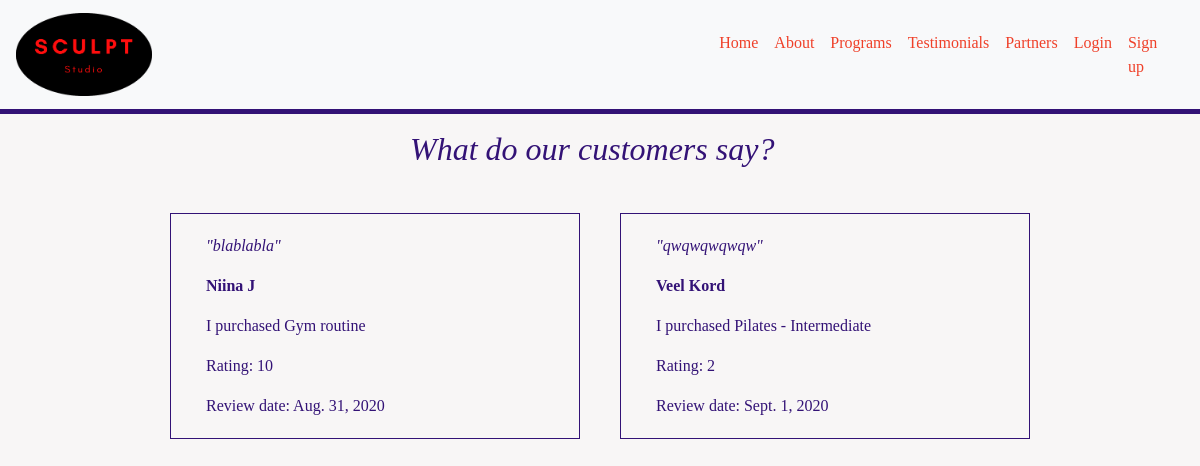
Page /testimonials/ on the committed database.
### testimonials/models.py (models this page shows, shortened)
class Testimonials(models.Model):
    class Meta():
        verbose_name_plural = 'Testimonials'
    user = models.OneToOneField(User, on_delete=models.CASCADE, null=False)
    program_id = models.OneToOneField(Programs, on_delete=models.CASCADE, null=True)
    review = models.TextField(max_length=2064)
    score = models.PositiveIntegerField(default=0, choices=([i,i] for i in range(11)))
    date = models.DateField(default=timezone.now)

### programs/models.py (models this page shows)
class Programs(models.Model):
    class Meta:
        verbose_name_plural = 'Programs'
    name = models.CharField(max_length=100)
    type = models.CharField(max_length=100)
    description = models.TextField()
    price = models.DecimalField(max_digits=6, decimal_places=2)
    def __str__(self):
        return self.name

### testimonials/views.py (the view)
# urls.py: path('testimonials/', include('testimonials.urls')),
def testimonials(request):
    testimonials = Testimonials.objects.all()
    context = {
        'testimonials': testimonials
    }
    return render(request, 'testimonials/testimonials.html', context)

### cart/contexts.py (called while the page is built, shortened)
def cart_content(request):
    cart_content = []
    program_count = 1
    total = 0
    cart = request.session.get('cart', {})
    context = {
        'cart_content': cart_content,
        'program_count': program_count,
        'total': total
    }
    return context

### testimonials/templates/testimonials/testimonials.html (shortened to what this page needs)
{% extends 'base.html' %}
{% block content %}
<div class="row justify-content-center">
    <div class="col-4 mb-3">
        <h2><i>What do our customers say?</i> </h2>
    </div>
</div>
<div class="row justify-content-center">
    {% for testimonial in testimonials %}
    <div class="col-sm-4 cards">
        <div class="card">
          <div class="card-body">
            <p class="card-text"><i>"{{ testimonial.review }}"</i></p>
            <p class="card-text"><strong>{{ testimonial.user.first_name}}</strong></p>
            <p class="card-text">I purchased {{ testimonial.program_id}}</p>
            <p class="card-text">Rating: {{ testimonial.score }}</p>
            <p class="card-text">Review date: {{ testimonial.date }}</p>
          </div>
        </div>
    </div>
    {% endfor %}
</div>
{% endblock %}

### static/css/main.css (style rules this page uses)
* { font-family: 'Noto Serif JP', serif; color: rgb(51, 18, 118); font-weight: 500; }
body { background-color: rgb(248, 246, 246); }
.card { background-color: rgb(248, 246, 246); border: none; }
.cards { border: 1px solid rgb(51, 18, 118); margin: 20px; }

### rows in the picture
Testimonials: review "blablabla", user.first_name "Niina J", program_id "Gym routine", score "10", date "Aug. 31, 2020"
Testimonials: review "qwqwqwqwqw", user.first_name "Veel Kord", program_id "Pilates - Intermediate", score "2", date "Sept. 1, 2020"
